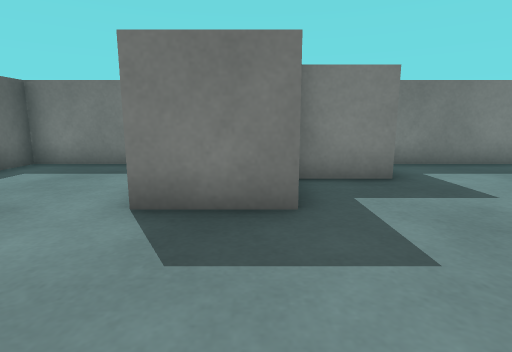
view 1 (above)

16 first-person views from a walk through a scene from a Unity 3-D project. The camera is 0.51 m above the floor, tilts 10° down and sees 80° across. The floor is counted in squares, 0.5 m on a side. Each view is taken from the middle of a square. On the plan, view 1 faces up. The plan holds only what a view shows up to about 12 squares ahead; the rest is blank. Surface patterns are stand-ins for the level's own textures.

view 2
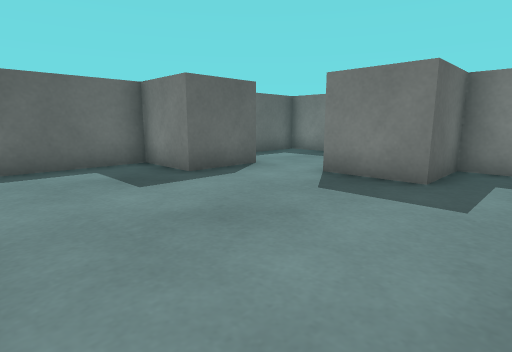

view 3
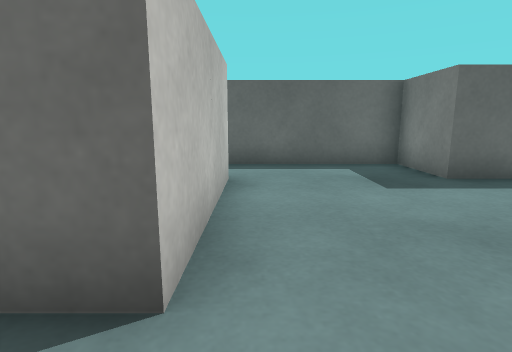

view 4
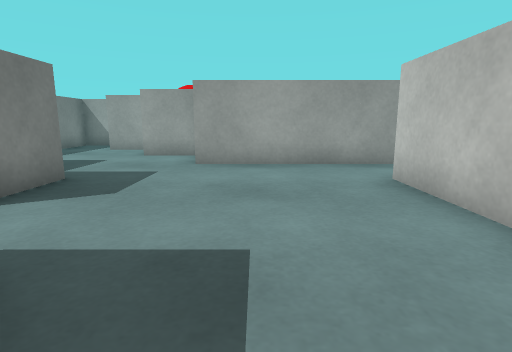

view 5
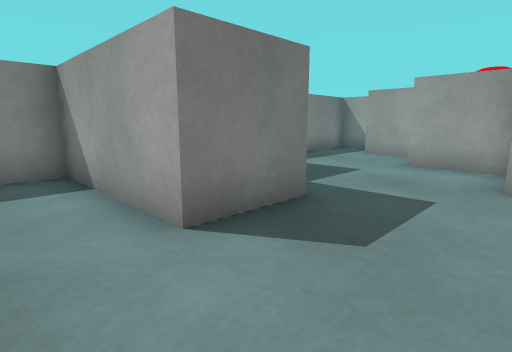

view 6
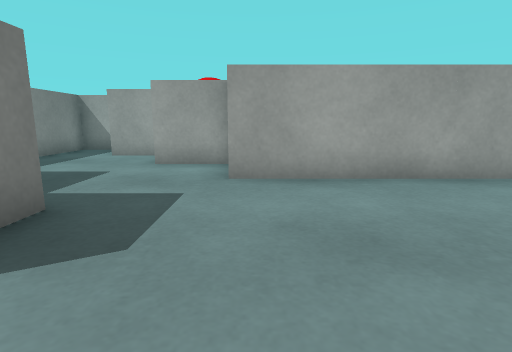

view 7
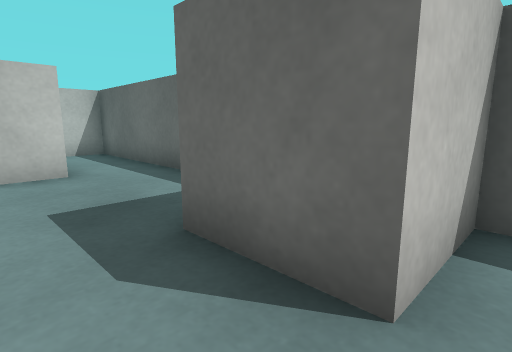

view 8
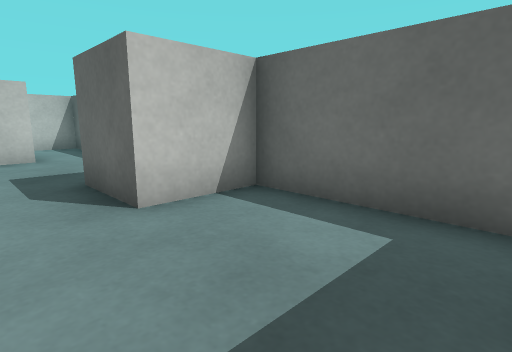

view 9
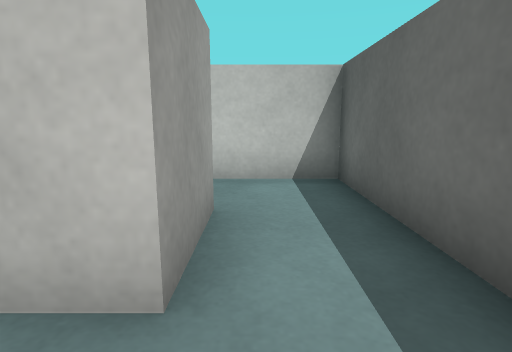

view 10
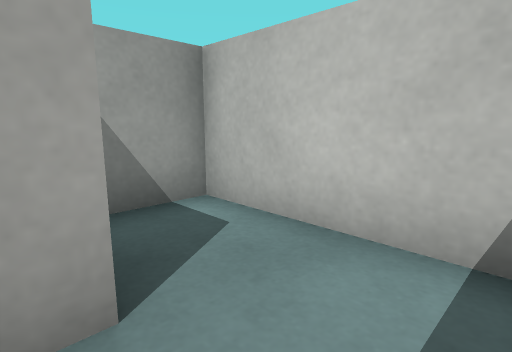

view 11
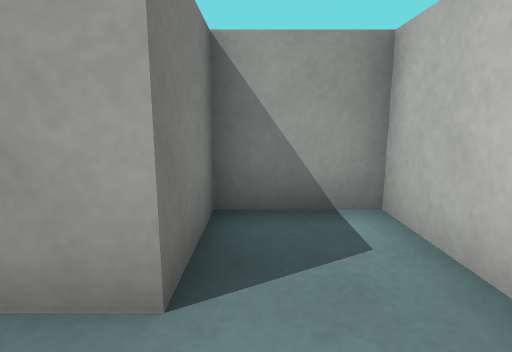

view 12
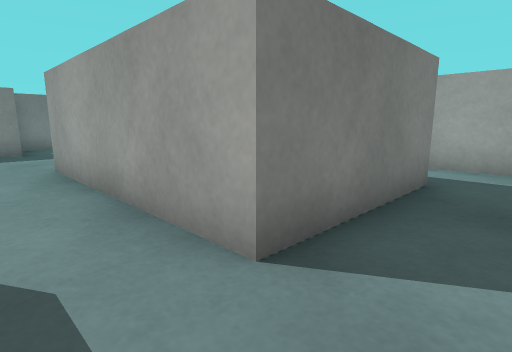

view 13
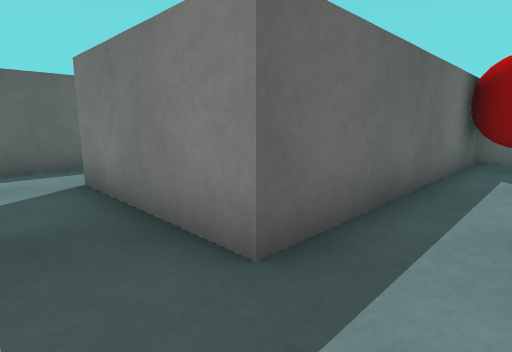

view 14
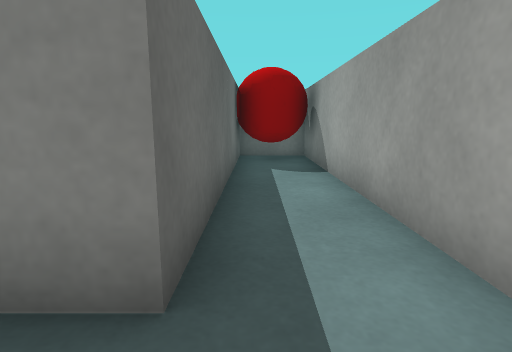

view 15
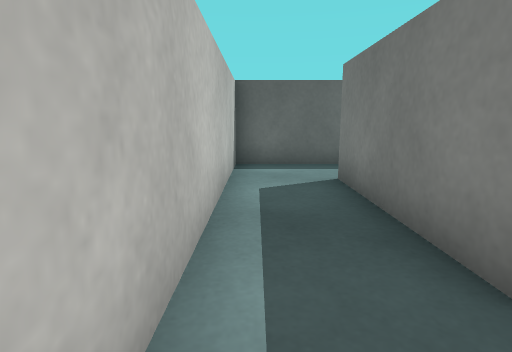

view 16
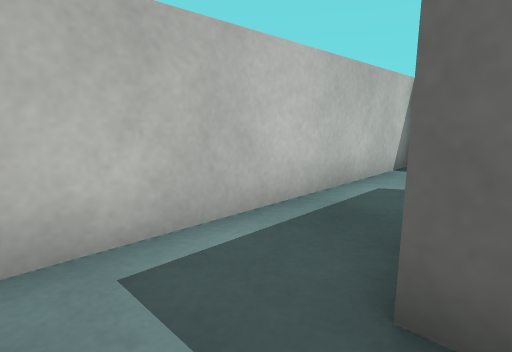

### Floor plan
Points are (right, up) in squares from view 1. A wall is a line through its corners. A room is listed if a view was taken in it or the views show most of it. See-through windows are left out.
Room 1 (views 1, 2, 3, 4, 5, 6, 7, 9)
walls: (4.5, 1.6) (4.5, 3.5); (2.6, 5.5) (0.5, 5.5) (0.5, 3.5) (-1.5, 3.5) (-1.5, 4.5); (-3.5, 3.5) (-3.5, 1.5) (-5.5, 1.5) (-5.5, -2.5); (2.5, -2.5) (2.5, 1.5); (6.5, 4.1) (6.5, 5.5); (-3.5, -2.5) (0.5, -2.5); (8.5, 6.4) (8.5, 7.5) (2.8, 7.5)
ways out: opening at (-2.5, 3.5) to room 2; opening at (-4.5, -3.5) to room 3; opening at (1.5, -3.5) to room 4
Room 2 (view 8)
walls: (-1.5, 4.5) (-1.5, 7.5) (-5.5, 7.5) (-5.5, 3.5) (-3.5, 3.5)
ways out: opening at (-2.5, 3.5) to room 1
Room 3 (views 10, 11)
walls: (-5.5, -2.5) (-5.5, -6.5) (-1.5, -6.5) (-1.5, -4.5) (-3.5, -4.5) (-3.5, -2.5)
ways out: opening at (-4.5, -3.5) to room 1
Room 4 (views 12, 13, 14, 15, 16)
walls: (8.5, -5.5) (8.5, 3.5) (6.5, 3.5) (6.5, -4.5) (2.5, -4.5) (2.5, -2.5); (0.5, -2.5) (0.5, -6.5) (7.9, -6.5)
ways out: opening at (1.5, -3.5) to room 1
objects: red ball (7, 2) to (8, 3)

Positions as (right, up) in squares from view 1, and headings:
1: (0, 0), facing up
2: (2, -2), facing up-left
3: (2, -2), facing left
4: (-5, 0), facing right
5: (-3, 1), facing up-right
6: (-3, 1), facing right
7: (-2, 4), facing down-left
8: (-2, 7), facing down-left
9: (-4, -1), facing down
10: (-5, -4), facing down-right
11: (-5, -5), facing right
12: (1, -6), facing up-right
13: (8, -6), facing up-left
14: (7, -6), facing up
15: (8, -6), facing left
16: (8, -4), facing down-left
